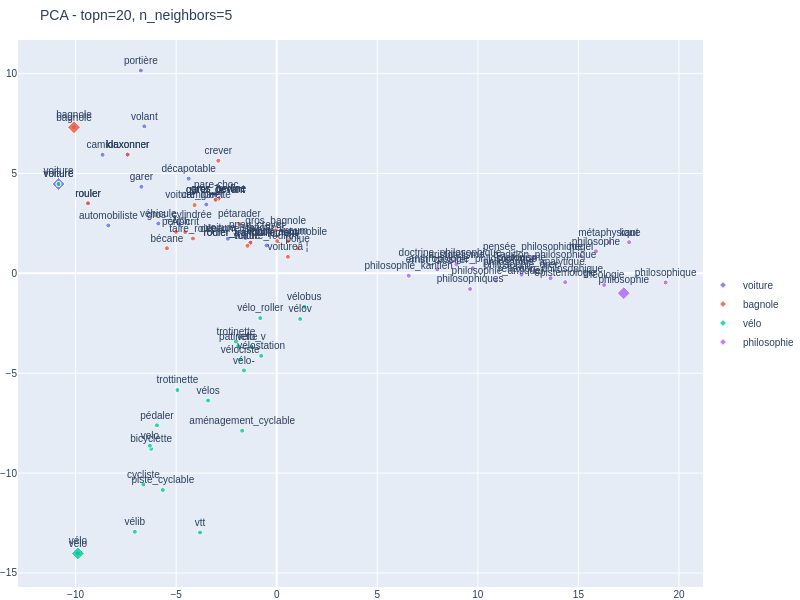
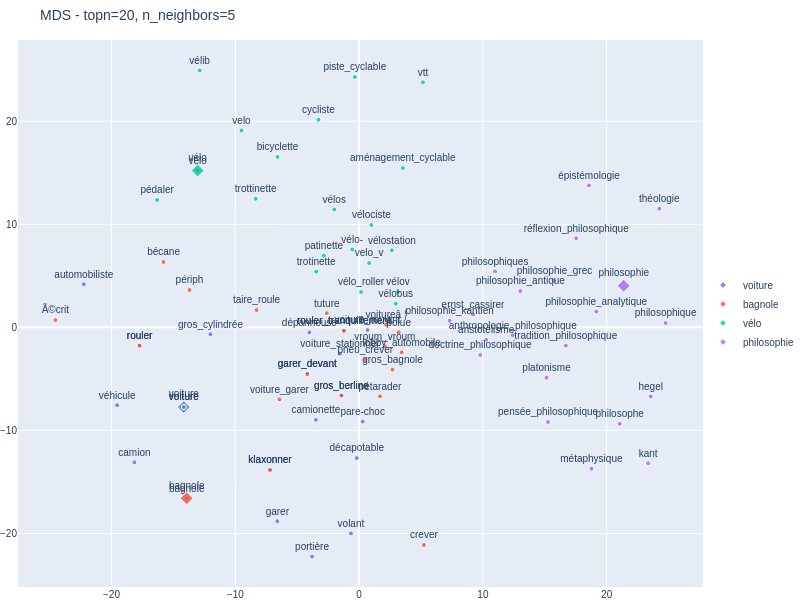

These figures' notebook cell, in order:
### Code cell
# Question 4a
# Méthodes linéaires : PCA puis MDS métrique
display_dimred_neighbors(model, word_list, n_components=2, topn=20, method='pca')
display_dimred_neighbors(model, word_list, n_components=2, topn=20, method='mds')

### Figure 1 — Plotly figure (JSON) as saved in the notebook; plotly's stock layout.template omitted (floating-point values rounded to 4 significant figures)
{"data": [{"marker": {"color": "#636EFA", "opacity": 0.8, "size": [10, 5, 5, 5, 5, 5, 5, 5, 5, 5, 5, 5, 5, 5, 5, 5, 5, 5, 5, 5, 5], "symbol": ["diamond", "circle", "circle", "circle", "circle", "circle", "circle", "circle", "circle", "circle", "circle", "circle", "circle", "circle", "circle", "circle", "circle", "circle", "circle", "circle", "circle"]}, "mode": "markers+text", "name": "voiture", "text": ["voiture", "gros_berline", "bagnole", "rouler", "véhicule", "décapotable", "pare-choc", "portière", "garer", "camionette", "camion", "garer_devant", "automobiliste", "rouler_tranquillement", "volant", "vélo", "voiture_roulant", "klaxonner", "gros_cylindrée", "dépanneuse", "voiture_stationner"], "textfont": {"size": 10}, "textposition": "top center", "type": "scatter", "x": [-10.85, -2.89, -10.08, -9.382, -5.886, -4.376, -3.009, -6.755, -6.726, -3.501, -8.657, -3.038, -8.371, -1.305, -6.582, -9.886, -0.5084, -7.411, -4.849, -2.431, -1.558], "y": [4.472, 3.74, 7.313, 3.51, 2.493, 4.742, 3.962, 10.16, 4.333, 3.445, 5.935, 3.688, 2.4, 1.536, 7.359, -14.02, 1.4, 5.945, 2.463, 1.731, 1.768]}, {"marker": {"color": "#EF553B", "opacity": 0.8, "size": [10, 5, 5, 5, 5, 5, 5, 5, 5, 5, 5, 5, 5, 5, 5, 5, 5, 5, 5, 5, 5], "symbol": ["diamond", "circle", "circle", "circle", "circle", "circle", "circle", "circle", "circle", "circle", "circle", "circle", "circle", "circle", "circle", "circle", "circle", "circle", "circle", "circle", "circle"]}, "mode": "markers+text", "name": "bagnole", "text": ["bagnole", "voiture", "rouler", "gros_bagnole", "taire_roule", "gros_berline", "lobby_automobile", "pétarader", "klaxonner", "voitureâ ¦", "périph", "Ã©crit", "crever", "rouler_tranquillement", "pneu_crever", "tuture", "voiture_garer", "bécane", "vroum_vroum", "polue", "garer_devant"], "textfont": {"size": 10}, "textposition": "top center", "type": "scatter", "x": [-10.08, -10.85, -9.382, -0.05166, -4.163, -2.89, 0.56, -1.857, -7.411, 0.5595, -5.012, -4.547, -2.903, -1.305, -0.9892, -1.454, -4.081, -5.457, 0.02563, 1.044, -3.038], "y": [7.313, 4.472, 3.51, 2.144, 1.744, 3.74, 1.612, 2.477, 5.945, 0.8278, 2.075, 2.065, 5.641, 1.536, 1.951, 1.381, 3.419, 1.258, 1.616, 1.263, 3.688]}, {"marker": {"color": "#00CC96", "opacity": 0.8, "size": [10, 5, 5, 5, 5, 5, 5, 5, 5, 5, 5, 5, 5, 5, 5, 5, 5, 5, 5, 5, 5], "symbol": ["diamond", "circle", "circle", "circle", "circle", "circle", "circle", "circle", "circle", "circle", "circle", "circle", "circle", "circle", "circle", "circle", "circle", "circle", "circle", "circle", "circle"]}, "mode": "markers+text", "name": "vélo", "text": ["vélo", "bicyclette", "cycliste", "pédaler", "vélib", "velo", "vélo-", "vélos", "vélostation", "velo_v", "trotinette", "trottinette", "vélo_roller", "voiture", "piste_cyclable", "vtt", "vélociste", "vélov", "aménagement_cyclable", "vélobus", "patinette"], "textfont": {"size": 10}, "textposition": "top center", "type": "scatter", "x": [-9.886, -6.243, -6.629, -5.953, -7.054, -6.304, -1.63, -3.413, -0.7698, -1.257, -2.026, -4.935, -0.8204, -10.85, -5.663, -3.813, -1.82, 1.164, -1.717, 1.37, -1.911], "y": [-14.02, -8.784, -10.57, -7.607, -12.94, -8.628, -4.86, -6.364, -4.129, -3.664, -3.414, -5.843, -2.239, 4.472, -10.85, -12.98, -4.314, -2.283, -7.876, -1.67, -3.646]}, {"marker": {"color": "#AB63FA", "opacity": 0.8, "size": [10, 5, 5, 5, 5, 5, 5, 5, 5, 5, 5, 5, 5, 5, 5, 5, 5, 5, 5, 5, 5], "symbol": ["diamond", "circle", "circle", "circle", "circle", "circle", "circle", "circle", "circle", "circle", "circle", "circle", "circle", "circle", "circle", "circle", "circle", "circle", "circle", "circle", "circle"]}, "mode": "markers+text", "name": "philosophie", "text": ["philosophie", "philosophique", "philosophe", "philosophie_antique", "tradition_philosophique", "réflexion_philosophique", "métaphysique", "hegel", "kant", "épistémologie", "théologie", "philosophiques", "philosophie_kantien", "philosophie_analytique", "aristotélisme", "pensée_philosophique", "platonisme", "doctrine_philosophique", "anthropologie_philosophique", "ernst_cassirer", "philosophie_grec"], "textfont": {"size": 10}, "textposition": "top center", "type": "scatter", "x": [17.25, 19.34, 15.87, 10.91, 13.34, 13.62, 16.54, 15.13, 17.52, 14.34, 16.28, 9.612, 6.564, 12.79, 8.937, 12.74, 12.19, 8.617, 9.748, 7.983, 12.17], "y": [-0.9903, -0.4561, 1.104, -0.3677, 0.4312, -0.2409, 1.557, 0.8557, 1.561, -0.4421, -0.582, -0.7849, -0.1185, 0.1025, 0.4441, 0.8267, 0.304, 0.5474, 0.259, 0.1996, -0.06588]}], "layout": {"font": {"family": "Arial", "size": 10}, "height": 600, "legend": {"x": 1, "y": 0.5}, "margin": {"b": 0, "l": 0, "r": 0, "t": 40}, "showlegend": true, "title": {"text": "PCA - topn=20, n_neighbors=5"}, "width": 800}}

### Figure 2 — Plotly figure (JSON) as saved in the notebook; plotly's stock layout.template omitted (floating-point values rounded to 4 significant figures)
{"data": [{"marker": {"color": "#636EFA", "opacity": 0.8, "size": [10, 5, 5, 5, 5, 5, 5, 5, 5, 5, 5, 5, 5, 5, 5, 5, 5, 5, 5, 5, 5], "symbol": ["diamond", "circle", "circle", "circle", "circle", "circle", "circle", "circle", "circle", "circle", "circle", "circle", "circle", "circle", "circle", "circle", "circle", "circle", "circle", "circle", "circle"]}, "mode": "markers+text", "name": "voiture", "text": ["voiture", "gros_berline", "bagnole", "rouler", "véhicule", "décapotable", "pare-choc", "portière", "garer", "camionette", "camion", "garer_devant", "automobiliste", "rouler_tranquillement", "volant", "vélo", "voiture_roulant", "klaxonner", "gros_cylindrée", "dépanneuse", "voiture_stationner"], "textfont": {"size": 10}, "textposition": "top center", "type": "scatter", "x": [-14.16, -1.428, -13.93, -17.73, -19.54, -0.1876, 0.2902, -3.8, -6.604, -3.49, -18.15, -4.186, -22.24, -1.226, -0.6595, -13.04, 0.6865, -7.195, -12.0, -4.015, -1.533], "y": [-7.733, -6.609, -16.59, -1.776, -7.556, -12.68, -9.139, -22.23, -18.81, -8.971, -13.1, -4.52, 4.186, -0.3343, -19.99, 15.22, -0.2634, -13.83, -0.6703, -0.4847, -2.555]}, {"marker": {"color": "#EF553B", "opacity": 0.8, "size": [10, 5, 5, 5, 5, 5, 5, 5, 5, 5, 5, 5, 5, 5, 5, 5, 5, 5, 5, 5, 5], "symbol": ["diamond", "circle", "circle", "circle", "circle", "circle", "circle", "circle", "circle", "circle", "circle", "circle", "circle", "circle", "circle", "circle", "circle", "circle", "circle", "circle", "circle"]}, "mode": "markers+text", "name": "bagnole", "text": ["bagnole", "voiture", "rouler", "gros_bagnole", "taire_roule", "gros_berline", "lobby_automobile", "pétarader", "klaxonner", "voitureâ ¦", "périph", "Ã©crit", "crever", "rouler_tranquillement", "pneu_crever", "tuture", "voiture_garer", "bécane", "vroum_vroum", "polue", "garer_devant"], "textfont": {"size": 10}, "textposition": "top center", "type": "scatter", "x": [-13.93, -14.16, -17.73, 2.698, -8.285, -1.428, 3.438, 1.689, -7.195, 2.176, -13.7, -24.53, 5.235, -1.226, 0.4978, -2.611, -6.435, -15.8, 2.082, 3.202, -4.186], "y": [-16.59, -7.733, -1.776, -4.102, 1.683, -6.609, -2.419, -6.681, -13.83, 0.2518, 3.619, 0.7061, -21.12, -0.3343, -3.162, 1.378, -6.985, 6.35, -1.829, -0.481, -4.52]}, {"marker": {"color": "#00CC96", "opacity": 0.8, "size": [10, 5, 5, 5, 5, 5, 5, 5, 5, 5, 5, 5, 5, 5, 5, 5, 5, 5, 5, 5, 5], "symbol": ["diamond", "circle", "circle", "circle", "circle", "circle", "circle", "circle", "circle", "circle", "circle", "circle", "circle", "circle", "circle", "circle", "circle", "circle", "circle", "circle", "circle"]}, "mode": "markers+text", "name": "vélo", "text": ["vélo", "bicyclette", "cycliste", "pédaler", "vélib", "velo", "vélo-", "vélos", "vélostation", "velo_v", "trotinette", "trottinette", "vélo_roller", "voiture", "piste_cyclable", "vtt", "vélociste", "vélov", "aménagement_cyclable", "vélobus", "patinette"], "textfont": {"size": 10}, "textposition": "top center", "type": "scatter", "x": [-13.04, -6.59, -3.282, -16.32, -12.88, -9.497, -0.5565, -2.007, 2.652, 0.811, -3.464, -8.353, 0.1618, -14.16, -0.345, 5.156, 0.9918, 3.146, 3.532, 2.962, -2.842], "y": [15.22, 16.54, 20.15, 12.36, 24.93, 19.11, 7.554, 11.44, 7.482, 6.238, 5.409, 12.47, 3.433, -7.733, 24.29, 23.78, 9.929, 3.438, 15.46, 2.3, 6.968]}, {"marker": {"color": "#AB63FA", "opacity": 0.8, "size": [10, 5, 5, 5, 5, 5, 5, 5, 5, 5, 5, 5, 5, 5, 5, 5, 5, 5, 5, 5, 5], "symbol": ["diamond", "circle", "circle", "circle", "circle", "circle", "circle", "circle", "circle", "circle", "circle", "circle", "circle", "circle", "circle", "circle", "circle", "circle", "circle", "circle", "circle"]}, "mode": "markers+text", "name": "philosophie", "text": ["philosophie", "philosophique", "philosophe", "philosophie_antique", "tradition_philosophique", "réflexion_philosophique", "métaphysique", "hegel", "kant", "épistémologie", "théologie", "philosophiques", "philosophie_kantien", "philosophie_analytique", "aristotélisme", "pensée_philosophique", "platonisme", "doctrine_philosophique", "anthropologie_philosophique", "ernst_cassirer", "philosophie_grec"], "textfont": {"size": 10}, "textposition": "top center", "type": "scatter", "x": [21.37, 24.76, 21.05, 13.03, 16.7, 17.54, 18.77, 23.56, 23.35, 18.57, 24.25, 10.98, 7.309, 19.16, 10.27, 15.27, 15.14, 9.784, 12.41, 9.202, 15.78], "y": [4.042, 0.4241, -9.352, 3.525, -1.77, 8.656, -13.72, -6.703, -13.19, 13.77, 11.51, 5.431, 0.649, 1.53, -1.206, -9.18, -4.881, -2.679, -0.7621, 1.256, 4.514]}], "layout": {"font": {"family": "Arial", "size": 10}, "height": 600, "legend": {"x": 1, "y": 0.5}, "margin": {"b": 0, "l": 0, "r": 0, "t": 40}, "showlegend": true, "title": {"text": "MDS - topn=20, n_neighbors=5"}, "width": 800}}
